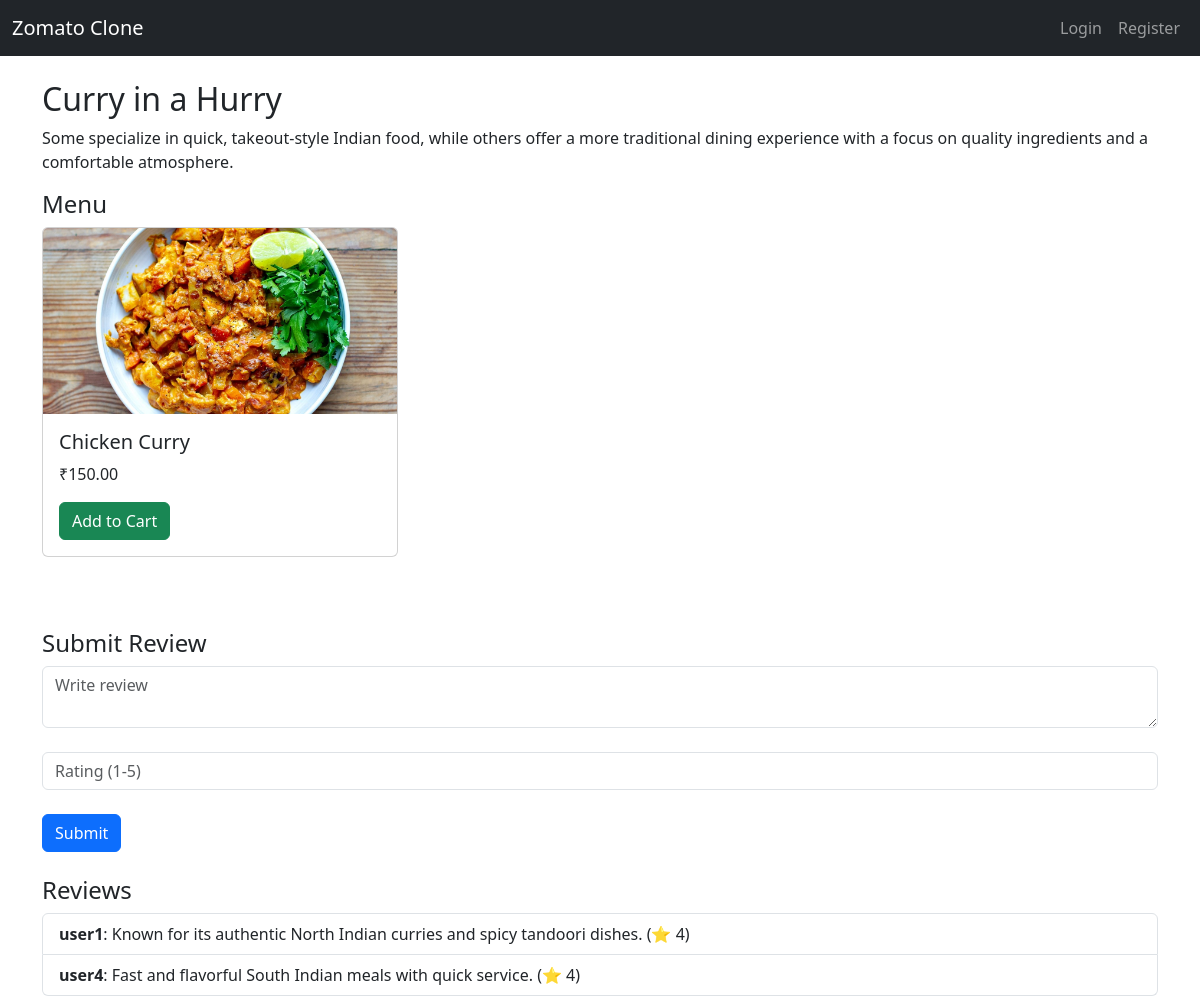
/restaurant/7/, run on the app's committed database.
### main_app/models.py (models this page shows, shortened)
class Restaurant(models.Model):
    name = models.CharField(max_length=100)
    location = models.CharField(max_length=100)
    image = models.ImageField(upload_to='restaurant_images/')
    description = models.TextField()

class MenuItem(models.Model):
    restaurant = models.ForeignKey(Restaurant, on_delete=models.CASCADE)
    name = models.CharField(max_length=100)
    price = models.DecimalField(max_digits=6, decimal_places=2)
    image = models.ImageField(upload_to='menu_images/')
    description = models.TextField()

class Review(models.Model):
    user = models.ForeignKey(User, on_delete=models.CASCADE)
    restaurant = models.ForeignKey(Restaurant, on_delete=models.CASCADE)
    review = models.TextField()
    rating = models.IntegerField()
    created_at = models.DateTimeField(auto_now_add=True)

### main_app/views.py (the view)
# urls.py: path('restaurant/<int:id>/', views.restaurant_detail, name='restaurant_detail'),
def restaurant_detail(request, id):
    restaurant = Restaurant.objects.get(id=id)
    menu = MenuItem.objects.filter(restaurant=restaurant)
    reviews = Review.objects.filter(restaurant=restaurant)
    return render(request, 'restaurant_detail.html', {
        'restaurant': restaurant,
        'menu': menu,
        'reviews': reviews,
    })

### main_app/templates/restaurant_detail.html (shortened to what this page needs)
{% extends 'base.html' %}
{% block content %}
<h2>{{ restaurant.name }}</h2>
<p>{{ restaurant.description }}</p>
<h4>Menu</h4>
<div class="row">
  {% for item in menu %}
    <div class="col-md-4 mb-4">
      <div class="card">
        <img src="{{ item.image.url }}" class="card-img-top" alt="...">
        <div class="card-body">
          <h5 class="card-title">{{ item.name }}</h5>
          <p>₹{{ item.price }}</p>
          <a href="{% url 'add_to_cart' item.id %}" class="btn btn-success">Add to Cart</a>
        </div>
      </div>
    </div>
  {% endfor %}
</div>
<h4 class="mt-5">Submit Review</h4>
<form method="post" action="{% url 'submit_review' restaurant.id %}">
  <textarea name="review" class="form-control" placeholder="Write review"></textarea><br>
  <input type="number" name="rating" class="form-control" placeholder="Rating (1-5)"><br>
  <button class="btn btn-primary">Submit</button>
</form>
<h4 class="mt-4">Reviews</h4>
<ul class="list-group">
  {% for review in reviews %}
    <li class="list-group-item">
      <strong>{{ review.user }}</strong>: {{ review.review }} (⭐ {{ review.rating }})
    </li>
  {% empty %}
    <li class="list-group-item">No reviews yet.</li>
  {% endfor %}
</ul>
{% endblock %}

### data on the page
Restaurant: name "Curry in a Hurry", description "Some specialize in quick, takeout-style Indian food, while others offer a more traditional dining experience with a focus on quality ingredients and a comfortable atmosphere."
MenuItem: image (picture), name "Chicken Curry", price "150.00"
Review: user "user1", review "Known for its authentic North Indian curries and spicy tandoori dishes.", rating "4"
Review: user "user4", review "Fast and flavorful South Indian meals with quick service.", rating "4"
